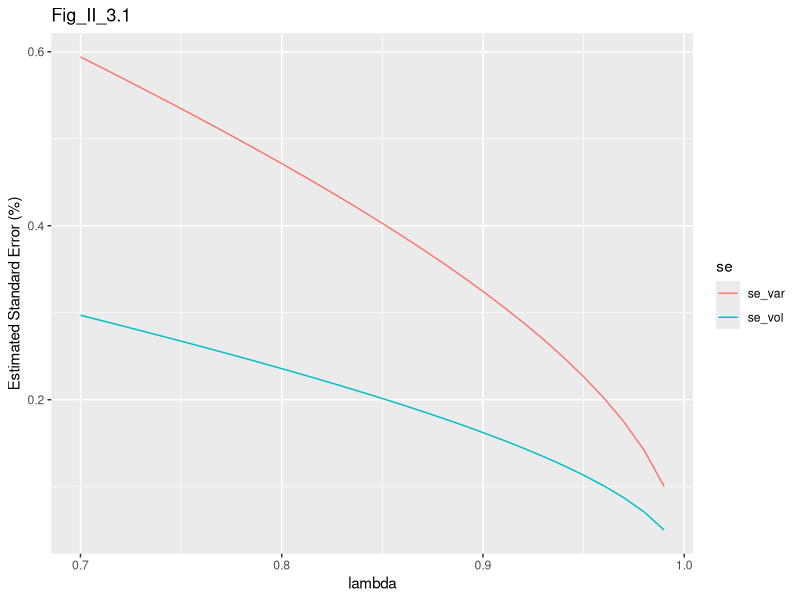

This chart was generated by the following R code:

# Load tidyverse
library(tidyverse)


# Fig_II_3.1

df <- tbl_df(c(seq(10,200, 10))) %>%
  rename(col_a = value) %>% 
  mutate(col_b = qchisq(p = 0.025, col_a),
         col_c = qchisq(p = 0.975, col_a),
         col_d = col_a / col_c,
         col_e = col_a / col_b)


# 3.8
se_var_vol <- tbl_df(seq(0.7, 0.99, .01)) %>%
  rename(lambda = value) %>%
  mutate(se_var = sqrt(2 *(1 -lambda)/(1 + lambda)),
         se_vol = sqrt((1- lambda)/(2* (1 + lambda))))

se_var_vol %>%
  gather(se, percent, -lambda) %>%
  ggplot(., aes(lambda, percent, col = se)) + geom_line() +
  labs(y = "Estimated Standard Error (%)", title = "Fig_II_3.1")


